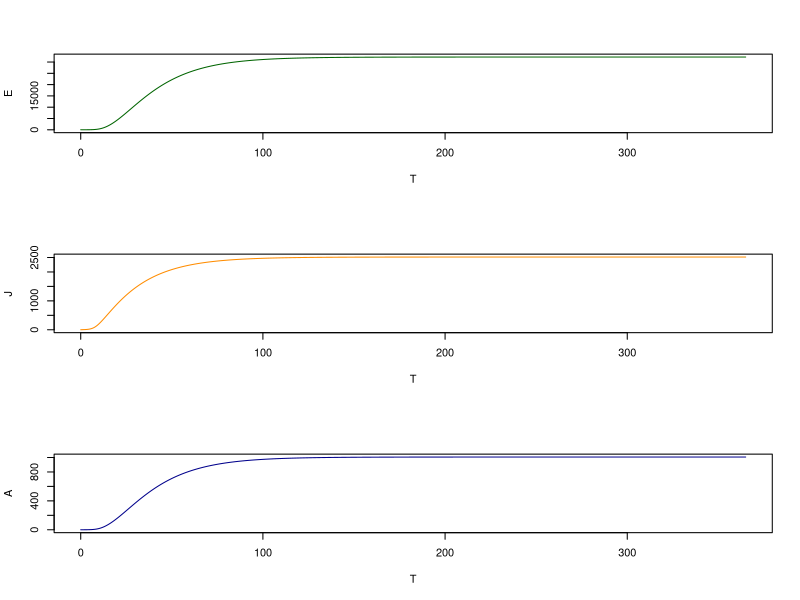

Recreate this plot in R.
#-------------------------------------------------------------
#------------------ Definition variables ---------------------
#-------------------------------------------------------------

beta <- 24
delta_E <- 0.6
mu_E <- 0.15
delta_J <- 0.08
mu_J <- 0.05
alpha <- 0.003
omega <- 0.5
mu_A <- 0.1
t_0 <- 0
t_end <- 365
h <- 0.01
y_0 <- c(10,0,0)

#-------------------------------------------------------------
#----------------------- Algorithms --------------------------
#-------------------------------------------------------------

# Algorithm 1 - function RK4
RK4 <- function (f, y_n, t_n, h){ 
  k_1 <- f(t_n,y_n)
  k_2 <- f(t_n + 1/2*h, y_n + 1/2*h*k_1)
  k_3 <- f(t_n + 1/2*h, y_n + 1/2*h*k_2)
  k_4 <- f(t_n + h, y_n + h*k_3)
  y_new <- y_n + 1/6 *h*(k_1 + 2*k_2 + 2*k_3 + k_4)
  return(y_new)
}

# Algorithm 2 - function f with predefined variables
f <- function(t_n, y_n){
  E <- y_n[1]
  J <- y_n[2]
  A <- y_n[3]
  dE <- beta*A - delta_E*E - mu_E*E
  dJ <- delta_E*E - delta_J*J- alpha*J^2 - mu_J*J
  dA <- omega*delta_J*J - mu_A*A
  dy <- c(dE,dJ,dA)
  return(dy)
}


#-------------------------------------------------------------
#------------------  Vector T --------------------------------
#-------------------------------------------------------------

T <- seq(t_0, t_end, by = h) # vector of length 36501

#-------------------------------------------------------------
#------------------ for-loop ---------------------------------
#-------------------------------------------------------------

n <- t_end/h # number of iterations

# matrix of y_0 and simulated observations
Y <- matrix(0, nrow = 3, ncol = n + 1)
Y[,1] <- y_0

for (i in 1:n){
  Y[,i+1] <- RK4(f,Y[,i],T[i],h)
}

#-------------------------------------------------------------
#------------------ Plot -------------------------------------
#-------------------------------------------------------------

par(mfrow = c(3, 1))   # three subplots

plot(T, Y[1, ], type = "l", xlab = "T", ylab = "E", col = "darkgreen")
plot(T, Y[2, ], type = "l", xlab = "T", ylab = "J", col = "darkorange")
plot(T, Y[3, ], type = "l", xlab = "T", ylab = "A", col = "darkblue")

